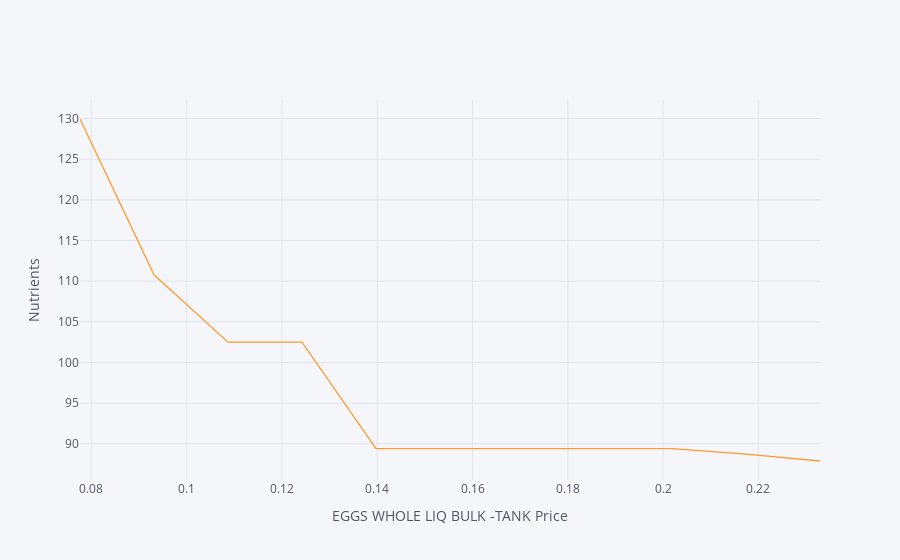

Here is the notebook cell this chart was saved with:
### Markdown cell above
graph how food price changes affect the nutritional composition

### Code cell
# Matrix product maps quantities of food into quantities of nutrients

ReferenceGood = 'EGGS WHOLE LIQ BULK -TANK'
# ReferenceGood = 'BEANS PINTO DRY PKG-12/2 LB'
# ReferenceGood = 'CHEESE NAT AMER FBD BARREL-500 LB(40800)'
# ReferenceGood = 'SPINACH CHOPPED FRZ IQF CTN-20 LB (1902)'

NutrientResponse = Diet_response@FoodNutrients.T
# Drop columns of missing nutrients
NutrientResponse = NutrientResponse.loc[:,NutrientResponse.count()>0]
NutrientResponse.iplot(xTitle='%s Price' % ReferenceGood,yTitle='Nutrients')

### Figure 1 — Plotly figure (JSON) as saved in the notebook; plotly's stock layout.template omitted (floating-point values rounded to 4 significant figures)
{"data": [{"line": {"color": "rgba(255, 153, 51, 1.0)", "dash": "solid", "shape": "linear", "width": 1.3}, "mode": "lines", "name": "Protein", "text": "", "type": "scatter", "x": [0.07764, 0.09316, 0.1087, 0.1242, 0.1397, 0.1553, 0.1708, 0.1863, 0.2019, 0.2174, 0.2329], "y": [129.9, 110.8, 102.5, 102.5, 89.41, 89.41, 89.41, 89.41, 89.41, 88.73, 87.89]}], "layout": {"legend": {"bgcolor": "#F5F6F9", "font": {"color": "#4D5663"}}, "paper_bgcolor": "#F5F6F9", "plot_bgcolor": "#F5F6F9", "title": {"font": {"color": "#4D5663"}}, "xaxis": {"gridcolor": "#E1E5ED", "showgrid": true, "tickfont": {"color": "#4D5663"}, "title": {"font": {"color": "#4D5663"}, "text": "EGGS WHOLE LIQ BULK -TANK Price"}, "zerolinecolor": "#E1E5ED"}, "yaxis": {"gridcolor": "#E1E5ED", "showgrid": true, "tickfont": {"color": "#4D5663"}, "title": {"font": {"color": "#4D5663"}, "text": "Nutrients"}, "zerolinecolor": "#E1E5ED"}}}
